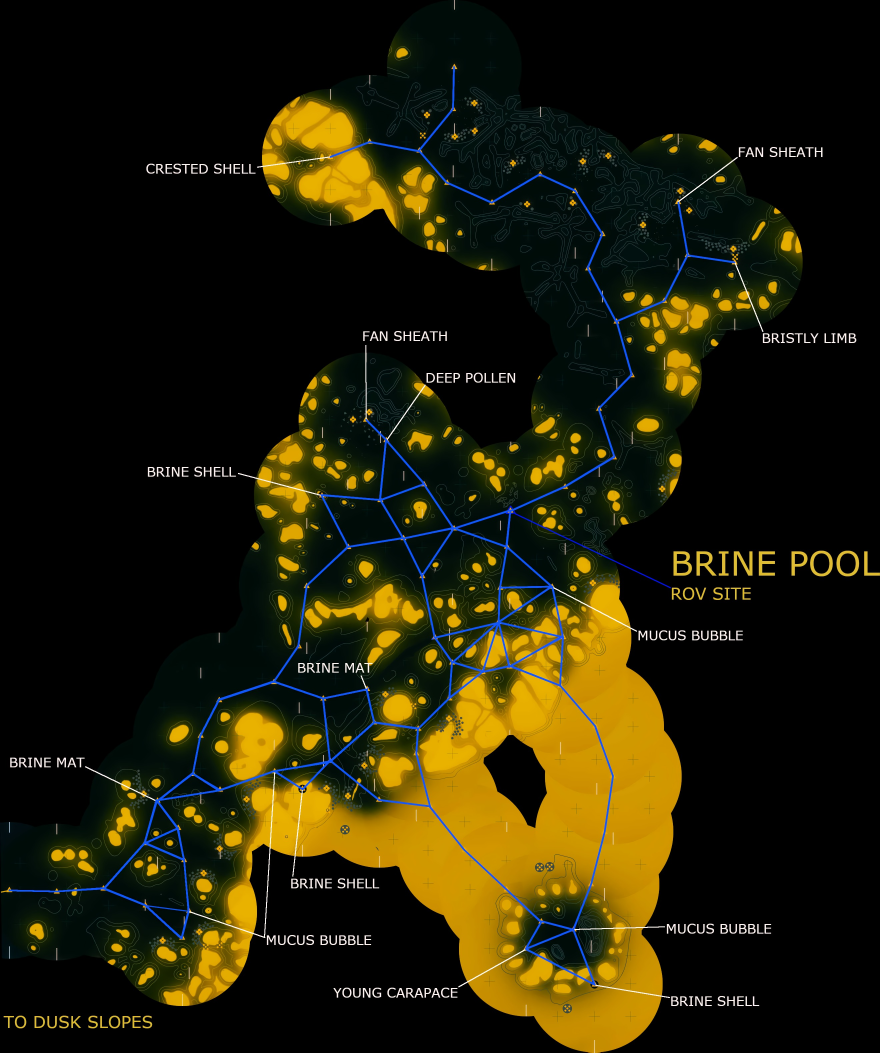
#> input picture maps/brine_pool.jpg, 2639 x 3157 px, given in place of brine_pool.jpg.jpg, which was not available (shown at 1/3 size)
$ python trace_connector.py ../../../../maps/brine_pool.jpg 1.0 1.0
#> lines starting #> are read from the running program, lines starting #| are printed output that depends on the picture; after the words box and inside, x2 and y2 are one past the last pixel; in counts of white or black regions, pixels touching at a corner belong together; pictures that were not available may be replaced by others from this repository, and a replacement may not be noted
"""
Given a map key and an approximate (x, y) near a label's white/colored
connector line, finds the line's actual two endpoints (text side and vertex
side) by tracing the connected component of near-white pixels, and reports
which extracted vertex the vertex-side endpoint actually lands on.

This exists because eyeballing a zoomed screenshot crop is unreliable in
crowded junction areas — multiple lines/vertices close together make it easy
to visually associate a label with the wrong nearby vertex. This script
finds the line's pixel-precise endpoint instead of trusting a screenshot.

Usage:
  uv run python .claude/skills/verify-map-labels/scripts/trace_connector.py <map_key> <x> <y> [--color white|gold]
"""
import json
import math
import sys
from pathlib import Path

import numpy as np
from PIL import Image
from scipy import ndimage
from scipy.spatial import ConvexHull

ROOT = Path(__file__).resolve().parents[4]
sys.path.insert(0, str(ROOT / "tools"))
from corrections import apply_corrections, resolve_labels  # noqa: E402

MAP_IMAGE_OVERRIDES = {}  # map_key -> filename, if it ever differs from f"{map_key}.jpg"


def main():
    map_key, x, y = sys.argv[1], float(sys.argv[2]), float(sys.argv[3])
    color = "white"
    for a in sys.argv[4:]:
        if a.startswith("--color"):
            color = a.split("=", 1)[1] if "=" in a else sys.argv[sys.argv.index(a) + 1]

    img_path = ROOT / "maps" / MAP_IMAGE_OVERRIDES.get(map_key, f"{map_key}.jpg")
    arr = np.array(Image.open(img_path).convert("RGB"))
#> arr is the input picture: shape (3157, 2639, 3); mean R, G, B 34.7, 30.8, 7.5

    if color == "white":
        mask = (arr[:, :, 0] > 200) & (arr[:, :, 1] > 200) & (arr[:, :, 2] > 200)
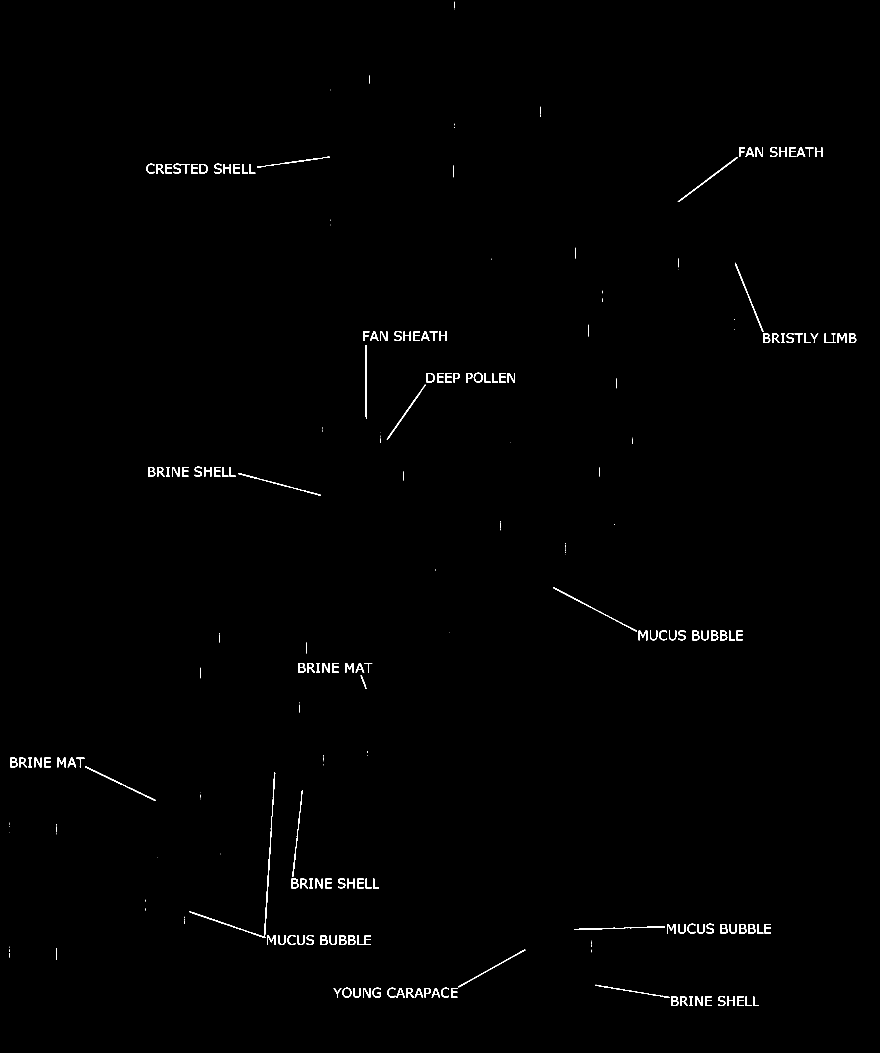
#> mask: shape (3157, 2639) bool (shown at 1/3 size); 0.54% white; 252 white regions (80 under 20 px), largest, box (x1, y1, x2, y2) and area: (568, 2317, 826, 2814) 2043, (1660, 1761, 1911, 1895) 802, (2033, 471, 2213, 606) 790
    elif color == "gold":
        # gold/yellow connector lines (e.g. entry-node lines): high R+G, low B
        mask = (arr[:, :, 0] > 180) & (arr[:, :, 1] > 140) & (arr[:, :, 2] < 100)
    else:
        raise ValueError(f"unknown color {color}")

    labeled, n = ndimage.label(mask, structure=np.ones((3, 3)))
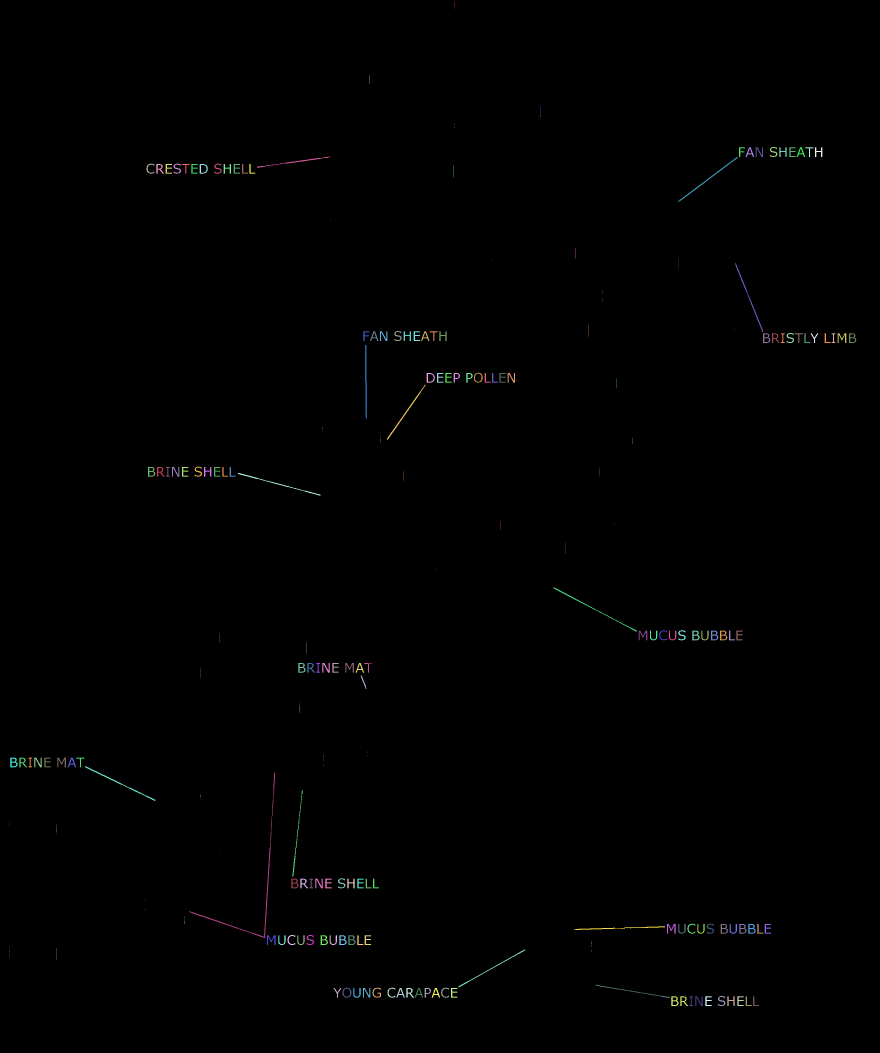
#> labeled: shape (3157, 2639) int32 (shown at 1/3 size); 253 distinct labels, from 0 to 252; one colour per label, 0 black
#> n = 252

    # find component(s) with a pixel within 60px of the click point
    yy, xx = np.where(mask)
    d2 = (xx - x) ** 2 + (yy - y) ** 2
    nearby = d2 < 60 ** 2
    if not nearby.any():
        print(f"No {color} pixels found within 60px of ({x:.0f},{y:.0f}). "
              f"Try a larger search or different --color.")
        return
    comp_ids = set(labeled[yy[nearby], xx[nearby]].tolist())
    comp_ids.discard(0)

    graph_path = ROOT / "graphs" / f"{map_key}_graph.json"
    with open(graph_path) as f:
        g = json.load(f)
    verts_px, edges = apply_corrections(map_key, g["vertices_px"], g["edges"], g["image_w"], g["image_h"])
    labels = resolve_labels(map_key, verts_px)

    def nearest_vertex(px, py):
        best_i, best_d = None, float("inf")
        for i, (vx, vy) in enumerate(verts_px):
            d = math.hypot(vx - px, vy - py)
            if d < best_d:
                best_i, best_d = i, d
        return best_i, best_d

    for cid in comp_ids:
        pys, pxs = np.where(labeled == cid)
        pts = np.column_stack([pxs, pys])
        if len(pts) < 3:
            print(f"component {cid}: too small ({len(pts)} px) to analyze")
            continue
        try:
            hull = ConvexHull(pts)
            hpts = pts[hull.vertices]
        except Exception:
            hpts = pts
        # find the pair of hull points with max pairwise distance (line's two ends)
        best_pair = None
        best_dist = -1
        for i in range(len(hpts)):
            for j in range(i + 1, len(hpts)):
                d = np.hypot(*(hpts[i] - hpts[j]))
                if d > best_dist:
                    best_dist = d
                    best_pair = (hpts[i], hpts[j])
        if best_pair is None:
            continue
        p1, p2 = best_pair
        v1, d1 = nearest_vertex(*p1)
        v2, d2_ = nearest_vertex(*p2)
        # vertex-side endpoint = whichever extreme point is closer to an actual vertex
        if d1 <= d2_:
            vertex_end, other_end, vidx, vdist = p1, p2, v1, d1
        else:
            vertex_end, other_end, vidx, vdist = p2, p1, v2, d2_
        print(f"component {cid}: {len(pts)}px, span {best_dist:.0f}px")
        print(f"  endpoint A: ({p1[0]},{p1[1]})  endpoint B: ({p2[0]},{p2[1]})")
        print(f"  -> vertex-side endpoint ({vertex_end[0]},{vertex_end[1]}) "
              f"nearest to v{vidx} ({verts_px[vidx][0]:.0f},{verts_px[vidx][1]:.0f}) "
              f"dist={vdist:.1f}  current_label={labels.get(vidx, '')!r}")


if __name__ == "__main__":
    main()

$ run again, on maps/east_reef.jpg
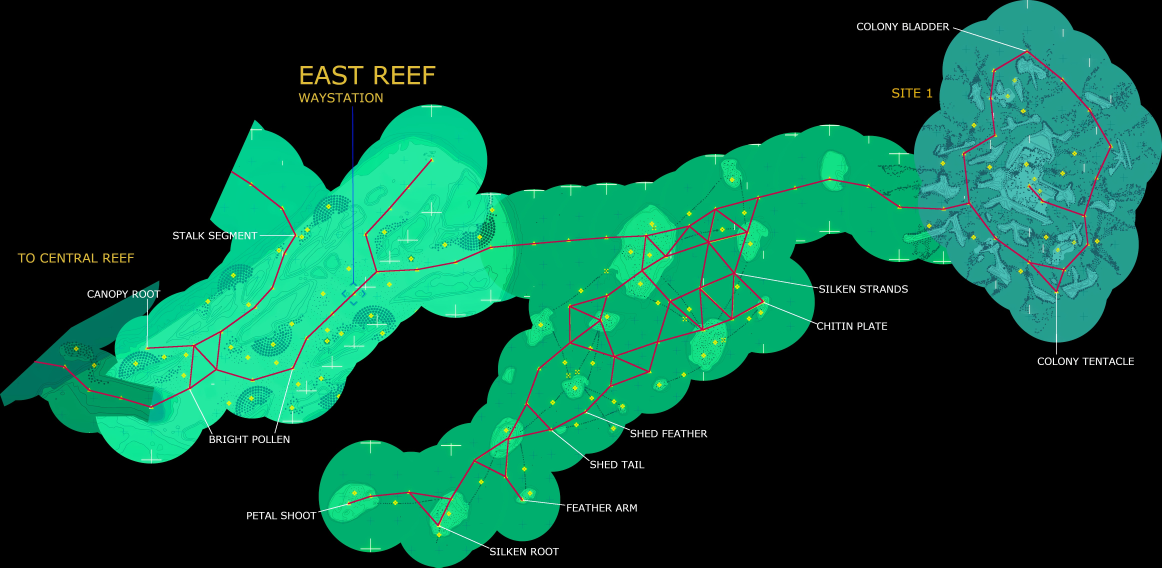
#> input picture maps/east_reef.jpg, 4648 x 2269 px, given in place of east_reef.jpg.jpg, which was not available (shown at 1/4 size)
#> in main, arr is the input picture: shape (2269, 4648, 3); mean R, G, B 10.9, 71.8, 51.4
#> in main, `mask = (arr[:, :, 0] > 200) & (arr[:, :, 1] > 200) & (arr[:, :, 2] > 2..`:
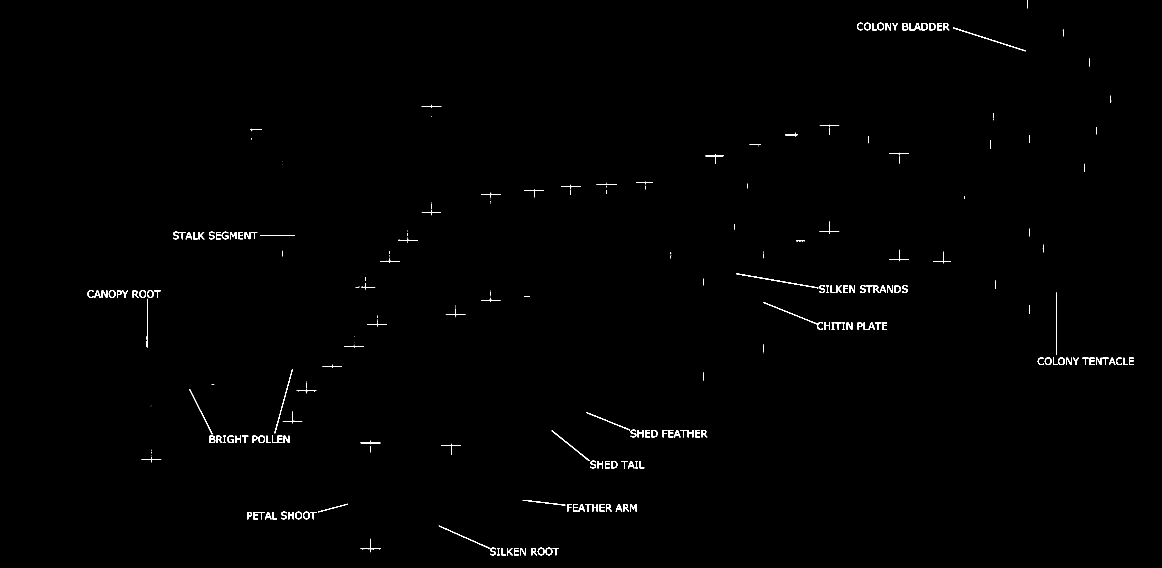
#> mask: shape (2269, 4648) bool (shown at 1/4 size); 0.44% white; 269 white regions (66 under 20 px), largest, box (x1, y1, x2, y2) and area: (2944, 1093, 3273, 1153) 1030, (3812, 110, 4104, 205) 991, (3054, 1209, 3292, 1319) 900
#> in main, `labeled, n = ndimage.label(mask, structure=np.ones((3, 3)))`:
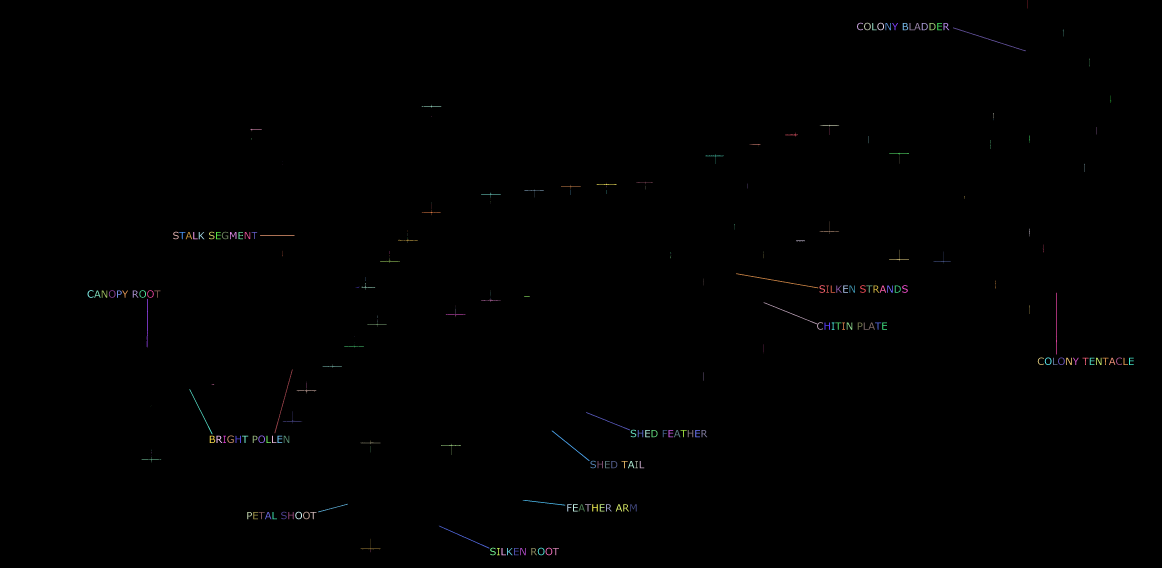
#> labeled: shape (2269, 4648) int32 (shown at 1/4 size); 270 distinct labels, from 0 to 269; one colour per label, 0 black
#> n = 269
